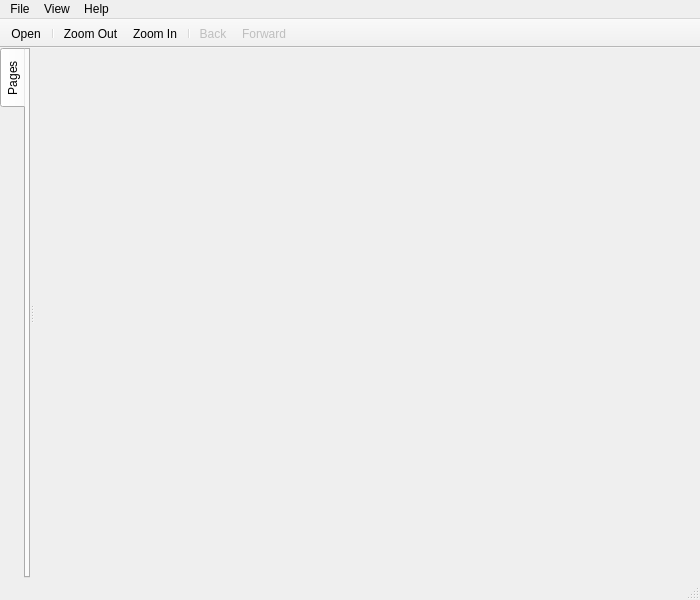
<?xml version="1.0" encoding="UTF-8"?>
<ui version="4.0">
 <class>MainWindow</class>
 <widget class="QMainWindow" name="MainWindow">
  <property name="geometry">
   <rect>
    <x>0</x>
    <y>0</y>
    <width>700</width>
    <height>600</height>
   </rect>
  </property>
  <property name="windowTitle">
   <string>PDF Viewer</string>
  </property>
  <property name="unifiedTitleAndToolBarOnMac">
   <bool>true</bool>
  </property>
  <widget class="QWidget" name="centralWidget">
   <layout class="QVBoxLayout" name="verticalLayout">
    <property name="spacing">
     <number>0</number>
    </property>
    <property name="leftMargin">
     <number>0</number>
    </property>
    <property name="topMargin">
     <number>0</number>
    </property>
    <property name="rightMargin">
     <number>0</number>
    </property>
    <property name="bottomMargin">
     <number>0</number>
    </property>
    <item>
     <widget class="QWidget" name="widget" native="true">
      <layout class="QVBoxLayout" name="verticalLayout_2">
       <property name="spacing">
        <number>0</number>
       </property>
       <property name="leftMargin">
        <number>0</number>
       </property>
       <property name="topMargin">
        <number>0</number>
       </property>
       <property name="rightMargin">
        <number>0</number>
       </property>
       <property name="bottomMargin">
        <number>0</number>
       </property>
       <item>
        <widget class="QSplitter" name="splitter">
         <property name="orientation">
          <enum>Qt::Orientation::Horizontal</enum>
         </property>
         <widget class="QTabWidget" name="tabWidget">
          <property name="sizePolicy">
           <sizepolicy hsizetype="Preferred" vsizetype="Expanding">
            <horstretch>0</horstretch>
            <verstretch>0</verstretch>
           </sizepolicy>
          </property>
          <property name="tabPosition">
           <enum>QTabWidget::TabPosition::West</enum>
          </property>
          <property name="currentIndex">
           <number>0</number>
          </property>
          <property name="documentMode">
           <bool>false</bool>
          </property>
          <widget class="QWidget" name="pagesTab">
           <attribute name="title">
            <string>Pages</string>
           </attribute>
          </widget>
         </widget>
         <widget class="QPdfView" name="pdfView" native="true">
          <property name="sizePolicy">
           <sizepolicy hsizetype="Expanding" vsizetype="Expanding">
            <horstretch>10</horstretch>
            <verstretch>0</verstretch>
           </sizepolicy>
          </property>
         </widget>
        </widget>
       </item>
      </layout>
     </widget>
    </item>
   </layout>
  </widget>
  <widget class="QMenuBar" name="menuBar">
   <property name="geometry">
    <rect>
     <x>0</x>
     <y>0</y>
     <width>700</width>
     <height>22</height>
    </rect>
   </property>
   <widget class="QMenu" name="menuFile">
    <property name="title">
     <string>File</string>
    </property>
    <addaction name="actionOpen"/>
    <addaction name="actionQuit"/>
   </widget>
   <widget class="QMenu" name="menuHelp">
    <property name="title">
     <string>Help</string>
    </property>
    <addaction name="actionAbout"/>
    <addaction name="actionAbout_Qt"/>
   </widget>
   <widget class="QMenu" name="menuView">
    <property name="title">
     <string>View</string>
    </property>
    <addaction name="actionZoom_In"/>
    <addaction name="actionZoom_Out"/>
    <addaction name="actionPrevious_Page"/>
    <addaction name="actionNext_Page"/>
    <addaction name="separator"/>
    <addaction name="actionContinuous"/>
   </widget>
   <addaction name="menuFile"/>
   <addaction name="menuView"/>
   <addaction name="menuHelp"/>
  </widget>
  <widget class="QToolBar" name="mainToolBar">
   <property name="movable">
    <bool>false</bool>
   </property>
   <property name="floatable">
    <bool>false</bool>
   </property>
   <attribute name="toolBarArea">
    <enum>TopToolBarArea</enum>
   </attribute>
   <attribute name="toolBarBreak">
    <bool>false</bool>
   </attribute>
   <addaction name="actionOpen"/>
   <addaction name="separator"/>
   <addaction name="actionZoom_Out"/>
   <addaction name="actionZoom_In"/>
   <addaction name="separator"/>
   <addaction name="actionBack"/>
   <addaction name="actionForward"/>
  </widget>
  <widget class="QStatusBar" name="statusBar"/>
  <action name="actionOpen">
   <property name="icon">
    <iconset theme="document-open" resource="resources.qrc">
     <normaloff>:/icons/images/document-open.svgz</normaloff>:/icons/images/document-open.svgz</iconset>
   </property>
   <property name="text">
    <string>Open...</string>
   </property>
   <property name="shortcut">
    <string>Ctrl+O</string>
   </property>
  </action>
  <action name="actionQuit">
   <property name="icon">
    <iconset theme="application-exit"/>
   </property>
   <property name="text">
    <string>Quit</string>
   </property>
   <property name="shortcut">
    <string>Ctrl+Q</string>
   </property>
  </action>
  <action name="actionAbout">
   <property name="icon">
    <iconset theme="help-about"/>
   </property>
   <property name="text">
    <string>About</string>
   </property>
  </action>
  <action name="actionAbout_Qt">
   <property name="text">
    <string>About Qt</string>
   </property>
  </action>
  <action name="actionZoom_In">
   <property name="icon">
    <iconset theme="zoom-in" resource="resources.qrc">
     <normaloff>:/icons/images/zoom-in.svgz</normaloff>:/icons/images/zoom-in.svgz</iconset>
   </property>
   <property name="text">
    <string>Zoom In</string>
   </property>
   <property name="shortcut">
    <string>Ctrl++</string>
   </property>
  </action>
  <action name="actionZoom_Out">
   <property name="icon">
    <iconset theme="zoom-out" resource="resources.qrc">
     <normaloff>:/icons/images/zoom-out.svgz</normaloff>:/icons/images/zoom-out.svgz</iconset>
   </property>
   <property name="text">
    <string>Zoom Out</string>
   </property>
   <property name="shortcut">
    <string>Ctrl+-</string>
   </property>
  </action>
  <action name="actionPrevious_Page">
   <property name="icon">
    <iconset theme="go-previous-view-page" resource="resources.qrc">
     <normaloff>:/icons/images/go-previous-view-page.svgz</normaloff>:/icons/images/go-previous-view-page.svgz</iconset>
   </property>
   <property name="text">
    <string>Previous Page</string>
   </property>
   <property name="shortcut">
    <string>PgUp</string>
   </property>
  </action>
  <action name="actionNext_Page">
   <property name="icon">
    <iconset theme="go-next-view-page" resource="resources.qrc">
     <normaloff>:/icons/images/go-next-view-page.svgz</normaloff>:/icons/images/go-next-view-page.svgz</iconset>
   </property>
   <property name="text">
    <string>Next Page</string>
   </property>
   <property name="shortcut">
    <string>PgDown</string>
   </property>
  </action>
  <action name="actionContinuous">
   <property name="checkable">
    <bool>true</bool>
   </property>
   <property name="text">
    <string>Continuous</string>
   </property>
  </action>
  <action name="actionBack">
   <property name="enabled">
    <bool>false</bool>
   </property>
   <property name="icon">
    <iconset resource="resources.qrc">
     <normaloff>:/icons/images/go-previous-view.svgz</normaloff>:/icons/images/go-previous-view.svgz</iconset>
   </property>
   <property name="text">
    <string>Back</string>
   </property>
   <property name="toolTip">
    <string>back to previous view</string>
   </property>
  </action>
  <action name="actionForward">
   <property name="enabled">
    <bool>false</bool>
   </property>
   <property name="icon">
    <iconset resource="resources.qrc">
     <normaloff>:/icons/images/go-next-view.svgz</normaloff>:/icons/images/go-next-view.svgz</iconset>
   </property>
   <property name="text">
    <string>Forward</string>
   </property>
   <property name="toolTip">
    <string>forward to next view</string>
   </property>
  </action>
 </widget>
 <layoutdefault spacing="6" margin="11"/>
 <customwidgets>
  <customwidget>
   <class>QPdfView</class>
   <extends>QWidget</extends>
   <header location="global">qpdfview.h</header>
   <container>1</container>
  </customwidget>
 </customwidgets>
 <tabstops>
  <tabstop>tabWidget</tabstop>
 </tabstops>
 <resources>
  <include location="resources.qrc"/>
 </resources>
 <connections/>
</ui>
